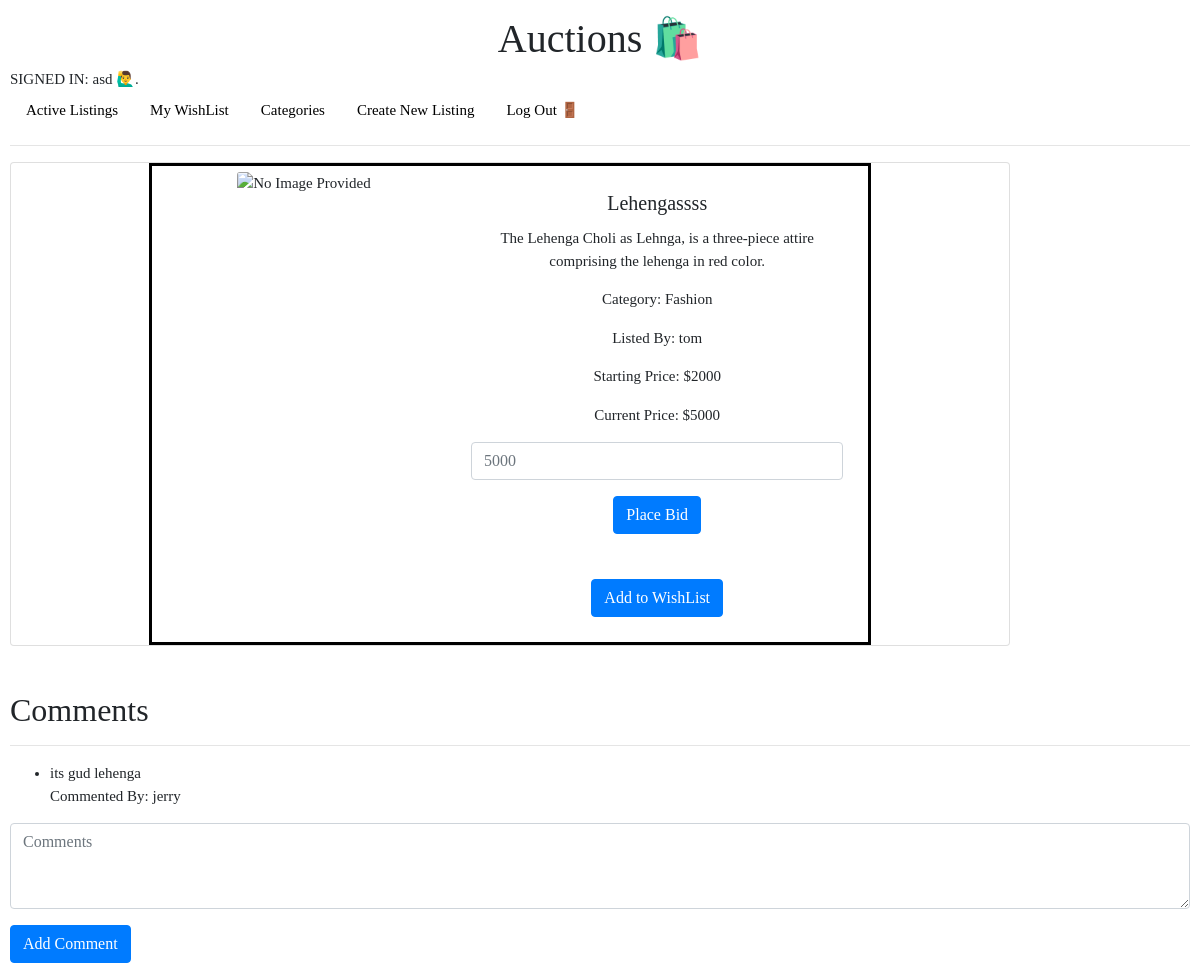
Screenshot of /listing/31 (signed in) with the database file from the repository.
### auctions/models.py (models this page shows)
class User(AbstractUser):
    pass

class Listing(models.Model):
    owner = models.ForeignKey(User, on_delete=models.CASCADE,related_name="user")
    title = models.CharField(max_length=64)
    description = models.CharField(max_length=2000)
    startingbid = models.IntegerField()
    highestbid = models.IntegerField()
    image = models.URLField(blank=True)
    category = models.CharField(max_length=64)
    status = models.BooleanField(default=True)
    created = models.DateTimeField(auto_now_add=True)
    def __str__(self):
        return f"{self.title}"

class Comment(models.Model):
    user = models.ForeignKey(User, on_delete=models.CASCADE,related_name="author")
    listing = models.ForeignKey(Listing, on_delete=models.CASCADE,related_name="commented_on")
    comment = models.CharField(max_length=2000)
    def __str__(self):
        return f"{self.user} on {self.listing} says {self.comment}"

### auctions/views.py (the view, shortened to what this page needs)
# urls.py: path("listing/<int:id>", views.listing, name="listing"),
@login_required(login_url='/')
def listing(request,id):
    listing = Listing.objects.get(id = id)
    userwish = Wishlist.objects.filter(user=request.user).values('listing_id')
    wishlist = []
    for content in userwish:
        wishlist.append(content['listing_id'])
    if id in wishlist:
        boolean = True
    else:
        boolean = False
    comments = Comment.objects.filter(listing = listing).values('id')
    comment_list = []
    for content in comments:
        comment = Comment.objects.get(id = content['id'])
        comment_list.append(comment)
    print(comment_list)
    if request.method == "POST":
        bid = request.POST.get("newbid")
        newbid = Bid(listing = listing, user = request.user, bid = bid)
        newbid.save()
        listing.highestbid = bid
        listing.save()
    if listing.status:
        return render(request, "auctions/listing.html",{
            "listing":listing,
            "user":request.user,
            "wishlist":boolean,
            "comments":comment_list
        })

### auctions/templates/auctions/listing.html (shortened to what this page needs)
{% extends "auctions/layout.html" %}
{% load static %}
{% block body %}
<div class="card_listing">
    <div class="card" style="max-width: 1000px;">
        <div class="row no-gutters">
              <div class="col-md-5" >
              {% if listing.image %}
                <img class="card-img-top h-100" src="{{ listing.image }}" alt="No Image Provided">
              {% else %}
                <img class="card-img-top h-100" src="{% static 'noimage.png' %}" alt="No Image Provided">
              {% endif %}
              </div>
              <div class="col-md-7">
                  <div class="card-body">
                      <h5 class="card-title">{{listing.title}}</h5>
                      <p class="card-text">{{listing.description}}</p>
                      <p class="card-text">Category: {{listing.category}}</p>
                      <p class="card-text">Listed By: {{listing.owner}}</p>
                      <p class="card-text">Starting Price: ${{listing.startingbid}}</p>
                      <p class="card-text">Current Price: ${{listing.highestbid}}</p>
                      {% if listing.status %}
                          {% if user == listing.owner %}
                          <form method="POST" action="{% url 'close' listing.id %}">
                            {% csrf_token %}
                            <input class="btn btn-primary" type="submit" value="Close" >
                          </form>
                          {% else %}
                          <form method="POST" action="{% url 'listing' listing.id %}">
                          <div class="form-group">
                            <input class="form-control" autofocus type="number" min="{{listing.highestbid}}"
                             name="newbid" placeholder="{{listing.highestbid}}" required>
                          </div>
                          <input class="btn btn-primary" type="submit" value="Place Bid" >
                          </form>
                          <br><br>
                          {% if wishlist %}
                          <form method="POST" action="{% url 'alterwish' listing.id %}">
                            {% csrf_token %}
                            <input class="btn btn-primary" type="submit" value="Remove from WishList" >
                          </form>
                          {% else %}
                          <form method="POST" action="{% url 'alterwish' listing.id %}">
                            <input class="btn btn-primary" type="submit" value="Add to WishList" >
                          </form>
                          {% endif %}
                          {% endif %}
                    {% endif %}
                  </div>
              </div>
          </div>
     </div>
  </div>
  <br><br>
  <h2>Comments</h2>
  <hr>
  {% if comments %}
  <ul>
    {% for comment in comments %}
      <li>{{comment.comment}}</li>Commented By: {{comment.user}}
    {% endfor %}
  </ul>
  {% endif %}
  <form method="POST" action="{% url 'comment' listing.id %}">
    <div class="form-group">
      <textarea class="form-control" autofocus name="comment" rows="3" placeholder="Comments" required></textarea>
    </div>
    <input class="btn btn-primary" type="submit" value="Add Comment">
  </form>
{% endblock %}

### auctions/templates/auctions/layout.html (shortened to what this page needs)
{% load static %}
<!DOCTYPE html>
<html lang="en">
    <head>
        <link rel="stylesheet" href="https://stackpath.bootstrapcdn.com/bootstrap/4.4.1/css/bootstrap.min.css">
        <link href="{% static 'auctions/styless.css' %}" rel="stylesheet">
    </head>
    <body>
        <h1>Auctions 🛍️</h1>
        <div>
            {% if user.is_authenticated %}
                <b>SIGNED IN: </b> <strong> {{ user.username }}  🙋‍♂️</strong>.
            {% else %}
                Not signed in.
            {% endif %}
        </div>
        <ul class="nav">
            <li class="nav-item">
                <a class="nav-link" href="{% url 'index' %}">Active Listings</a>
            </li>
            {% if user.is_authenticated %}
                <li class="nav-item">
                    <a class="nav-link" href="{% url 'wishlist' %}">My WishList</a>
                </li>
                <li class="nav-item">
                    <a class="nav-link" href="{% url 'categories' %}">Categories</a>
                </li>
                <li class="nav-item">
                    <a class="nav-link" href="{% url 'newlisting' %}">Create New Listing</a>
                </li>
                <li class="nav-item">
                    <a class="nav-link" href="{% url 'logout' %}">Log Out 🚪</a>
                </li>
            {% endif %}
        </ul>
        <hr>
        {% block body %}
        {% endblock %}
    </body>
</html>

### auctions/static/auctions/styless.css (style rules this page uses)
body { padding: 10px; font-family: 'Ultra'; font-style: light-Italic; font-weight: 50; font-size: 15px; }
.center,h1 { margin: auto; width: 50%; padding: 20px; }
.center-inside,h1 { text-align:center; padding:5px; margin:0 auto; }
.left-inside, .row { text-align: center; padding: 5px; margin: 0 auto; border: 3px solid #000000; }
a:link { text-decoration: none; color: black; }

### rows the page displays
User: username "asd"
Listing: title "Lehengassss", description "The Lehenga Choli as Lehnga, is a three-piece attire comprising the lehenga in red color.", category "Fashion", owner "tom", startingbid "2000", highestbid "5000", newbid "5000"
Comment: comment "its gud lehenga", user "jerry"
